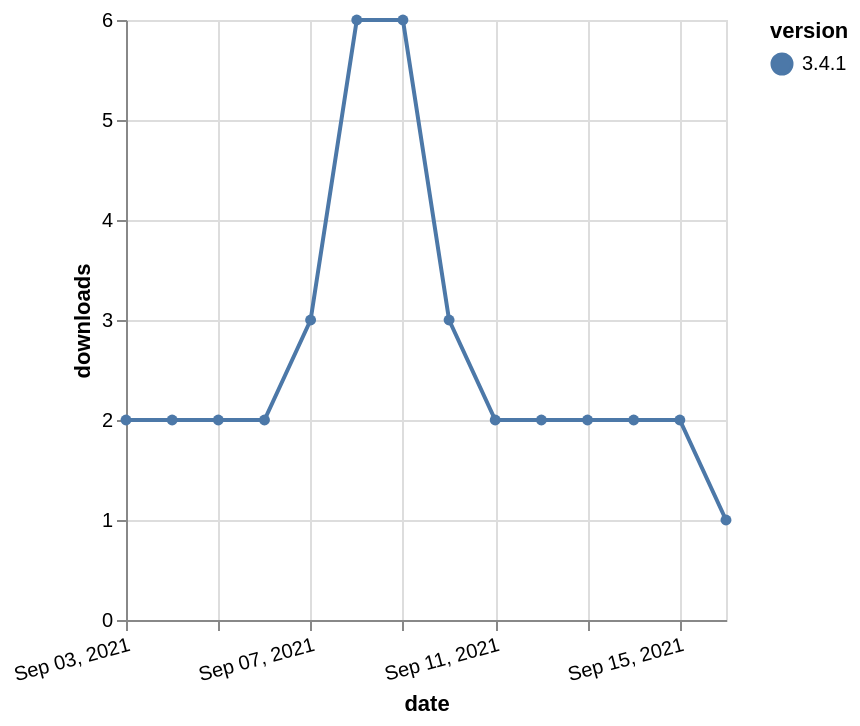

Here is the Vega-Lite specification saved for this chart:
### Vega-Lite specification from a JSON file in a GitHub repository (floating-point values rounded to 4 significant figures)
{"$schema": "https://vega.github.io/schema/vega-lite/v5.json", "description": "A simple bar chart with embedded data.", "data": {"values": [{"date": "2021-09-03", "total": 10660, "delta": 2, "version": "3.4.1"}, {"date": "2021-09-04", "total": 10662, "delta": 2, "version": "3.4.1"}, {"date": "2021-09-05", "total": 10664, "delta": 2, "version": "3.4.1"}, {"date": "2021-09-06", "total": 10666, "delta": 2, "version": "3.4.1"}, {"date": "2021-09-07", "total": 10669, "delta": 3, "version": "3.4.1"}, {"date": "2021-09-08", "total": 10675, "delta": 6, "version": "3.4.1"}, {"date": "2021-09-09", "total": 10681, "delta": 6, "version": "3.4.1"}, {"date": "2021-09-10", "total": 10684, "delta": 3, "version": "3.4.1"}, {"date": "2021-09-11", "total": 10686, "delta": 2, "version": "3.4.1"}, {"date": "2021-09-12", "total": 10688, "delta": 2, "version": "3.4.1"}, {"date": "2021-09-13", "total": 10690, "delta": 2, "version": "3.4.1"}, {"date": "2021-09-14", "total": 10692, "delta": 2, "version": "3.4.1"}, {"date": "2021-09-15", "total": 10694, "delta": 2, "version": "3.4.1"}, {"date": "2021-09-16", "total": 10695, "delta": 1, "version": "3.4.1"}]}, "width": "container", "mark": {"type": "line", "point": {"filled": true}}, "encoding": {"x": {"field": "date", "type": "temporal", "timeUnit": "yearmonthdate", "title": "date", "axis": {"labelAngle": -15}}, "y": {"field": "delta", "type": "quantitative", "title": "downloads"}, "color": {"field": "version", "type": "nominal"}, "tooltip": {"field": "delta"}}}
